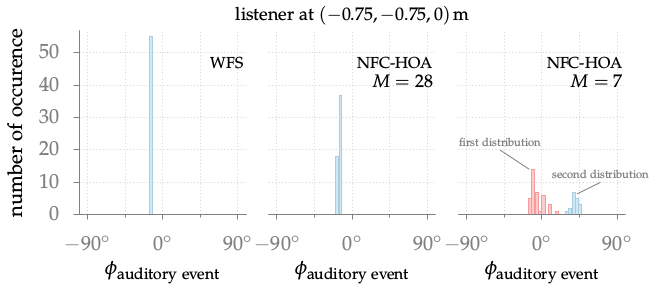

Recreate this plot in gnuplot.
#!/usr/bin/gnuplot
#
# FIGURE 6.2: Distributions of the auditory event's directions as predicted by
# the binaural model for the listening position (-0.75, -0.75, 0) m and the
# circular secondary source distribution with 14 sources. The results for a
# synthesized point source for WFS and NFC-HOA up to different orders M are
# shown.
#
# AUTHOR:   Hagen Wierstorf
# SOFTWARE: gnuplot 5.0 patchlevel 3

reset
set loadpath '../../gnuplot' 'data'

load 'latex.cfg'
load 'border.cfg'
load 'grid.cfg'
set grid xtics ytics mxtics
load 'paired.pal'

set terminal epslatex size 10.3cm,4.5cm color colortext @small
set output 'fig6_02.tex'

unset key

# --- histogram settings
n=50 #number of intervals
max=100. #max value
min=-100. #min value
width=(max-min)/n #interval width
#function used to map a value to the intervals
hist(x,width)=width*floor(x/width)+width/2.0
set boxwidth width*0.9
set style fill solid 0.5 #fillstyle

set xrange [min:max]
set yrange [0:57]
set xlabel '$\phi_\text{auditory event}$' offset 0,0.5
set ylabel 'number of occurence' offset 1,0
set format x '$%g\degree$'
set xtics 90
set mxtics 2

set lmargin 3
set rmargin 0

set multiplot
set size 0.325,1
set origin 0.05,0
set label 1 '\ft \acs{WFS}' at 96,47 right front
plot 'wfs_ps_nls14_X-0.75_Y-0.75.txt' u (hist($1,width)):(1.0) smooth freq w boxes ls 1
set origin 0.374,0
set lmargin 1.5
set rmargin 1.5
load 'xborder.cfg'
set format x '$%g\degree$'
set label 1 '\ft \acs{NFC-HOA}'
set label 2 '\ft $M=28$' at 96,41 right front
set label 3 '\ft listener at $(-0.75,-0.75,0)$\,m' at 0,62 center front
plot 'nfchoa_ps_nls14_order28_X-0.75_Y-0.75.txt' u (hist($1,width)):(1.0) smooth freq w boxes ls 1
set origin 0.698,0
set lmargin 0
set rmargin 3
set label 2 '\ft $M=7$'
unset label 3
set label 4 '\tiny first distribution' at -50,23 center front tc ls 101
set arrow from -50,20 to -15,14 nohead front ls 101
set label 5 '\tiny second distribution' at 70,13 center front tc ls 101
set arrow from 70,10 to 42,6.4 nohead front ls 101
plot 'nfchoa_ps_nls14_order7_X-0.75_Y-0.75.txt' i 0 u (hist($1,width)):(1.0) smooth freq w boxes ls 5,\
     ''                                         i 1 u (hist($1,width)):(1.0) smooth freq w boxes ls 1
unset multiplot

call 'plot.plt' 'fig6_02'
